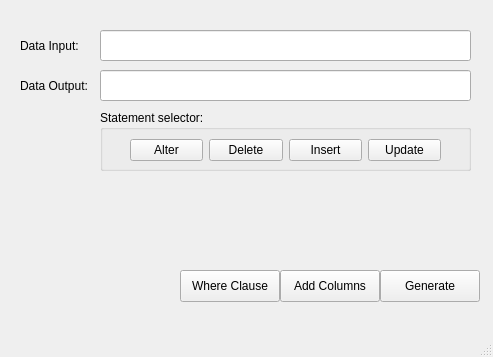
<?xml version="1.0" encoding="UTF-8"?>
<ui version="4.0">
 <class>MainWindow</class>
 <widget class="QMainWindow" name="MainWindow">
  <property name="geometry">
   <rect>
    <x>0</x>
    <y>0</y>
    <width>493</width>
    <height>357</height>
   </rect>
  </property>
  <property name="windowTitle">
   <string>MainWindow</string>
  </property>
  <widget class="QWidget" name="centralwidget">
   <widget class="QLineEdit" name="inputPath">
    <property name="geometry">
     <rect>
      <x>100</x>
      <y>30</y>
      <width>371</width>
      <height>31</height>
     </rect>
    </property>
   </widget>
   <widget class="QLabel" name="inputLabel">
    <property name="geometry">
     <rect>
      <x>20</x>
      <y>30</y>
      <width>81</width>
      <height>31</height>
     </rect>
    </property>
    <property name="text">
     <string>Data Input:</string>
    </property>
   </widget>
   <widget class="QPushButton" name="submitBtn">
    <property name="geometry">
     <rect>
      <x>380</x>
      <y>270</y>
      <width>100</width>
      <height>32</height>
     </rect>
    </property>
    <property name="text">
     <string>Generate</string>
    </property>
   </widget>
   <widget class="QLabel" name="outputLabel">
    <property name="geometry">
     <rect>
      <x>20</x>
      <y>75</y>
      <width>81</width>
      <height>21</height>
     </rect>
    </property>
    <property name="text">
     <string>Data Output:</string>
    </property>
   </widget>
   <widget class="QLineEdit" name="outputPath">
    <property name="geometry">
     <rect>
      <x>100</x>
      <y>70</y>
      <width>371</width>
      <height>31</height>
     </rect>
    </property>
   </widget>
   <widget class="QGroupBox" name="groupBox">
    <property name="geometry">
     <rect>
      <x>100</x>
      <y>110</y>
      <width>371</width>
      <height>61</height>
     </rect>
    </property>
    <property name="title">
     <string>Statement selector:</string>
    </property>
    <widget class="QWidget" name="layoutWidget">
     <property name="geometry">
      <rect>
       <x>30</x>
       <y>25</y>
       <width>311</width>
       <height>31</height>
      </rect>
     </property>
     <layout class="QGridLayout" name="gridLayout">
      <item row="0" column="6">
       <widget class="QPushButton" name="updateBtn">
        <property name="accessibleName">
         <string/>
        </property>
        <property name="text">
         <string>Update</string>
        </property>
        <property name="checkable">
         <bool>true</bool>
        </property>
        <property name="checked">
         <bool>false</bool>
        </property>
       </widget>
      </item>
      <item row="0" column="5">
       <widget class="QPushButton" name="insertBtn">
        <property name="text">
         <string>Insert</string>
        </property>
        <property name="checkable">
         <bool>true</bool>
        </property>
       </widget>
      </item>
      <item row="0" column="4">
       <widget class="QPushButton" name="deleteBtn">
        <property name="text">
         <string>Delete</string>
        </property>
        <property name="checkable">
         <bool>true</bool>
        </property>
       </widget>
      </item>
      <item row="0" column="3">
       <widget class="QPushButton" name="alterBtn">
        <property name="text">
         <string>Alter</string>
        </property>
        <property name="checkable">
         <bool>true</bool>
        </property>
       </widget>
      </item>
     </layout>
    </widget>
   </widget>
   <widget class="QPushButton" name="addColBtn">
    <property name="geometry">
     <rect>
      <x>280</x>
      <y>270</y>
      <width>100</width>
      <height>32</height>
     </rect>
    </property>
    <property name="text">
     <string>Add Columns</string>
    </property>
   </widget>
   <widget class="QPushButton" name="addWhereBtn">
    <property name="geometry">
     <rect>
      <x>180</x>
      <y>270</y>
      <width>100</width>
      <height>32</height>
     </rect>
    </property>
    <property name="text">
     <string>Where Clause</string>
    </property>
   </widget>
  </widget>
  <widget class="QStatusBar" name="statusbar"/>
 </widget>
 <resources/>
 <connections/>
</ui>
